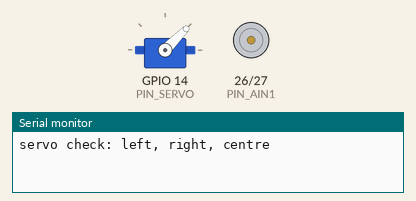
This sketch was run on a simulated ESP32. On the bench: servo, motor-driver pin pairs drawn as motors (green arrow = first pin HIGH = forward, orange = second pin HIGH = backward, longer = more drive, scaled by the enable pin), the last lines printed to the serial monitor.

Above: at 3.9 s.
At 8.8 s:
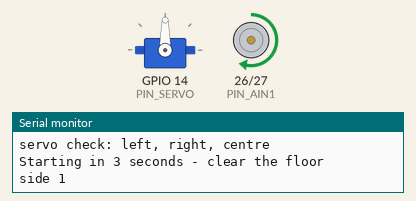
At 12.4 s:
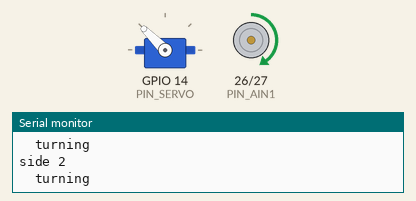
At 17.9 s:
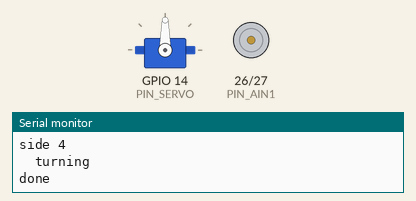
Timing chart, 0 to 19.4 s (numbered marks = the images above):
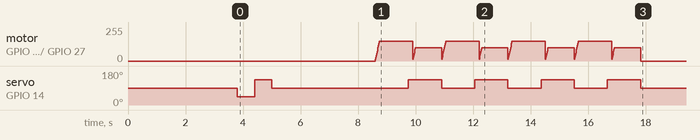

The sketch:

square_test.ino
```cpp
/* ============================================================================
   Square driving test - ESP32 + TB6612FNG + MG90S servo
   ----------------------------------------------------------------------------
   Drives a square: straight for 1s, turn, repeat 4 times.
   Motor and servo only. No gyro, no encoder.

   Because there is no sensor telling the robot how far it has turned,
   the corner is done on a TIMER. You have to tune TURN_MS by hand until
   the corner comes out at roughly 90 degrees. Start at 900 and adjust.

   GIVE IT ABOUT 1.5 x 1.5 METRES OF CLEAR FLOOR.
   ============================================================================ */

#include <ESP32Servo.h>

/* --- pins --------------------------------------------------------------- */
const int PIN_PWMA  = 25;
const int PIN_AIN1  = 26;
const int PIN_AIN2  = 27;
const int PIN_SERVO = 14;

/* --- tuning ------------------------------------------------------------- */
const int SPEED_STRAIGHT = 150;   // half of 255
const int SPEED_TURN     = 100;    // quarter of 255

const int SERVO_CENTER = 90;      // YOUR measured straight-ahead value
const int STEER_LOCK   = 45;      // degrees off centre during a turn
const int TURN_DIRECTION = +1;    // +1 right, -1 left

const unsigned long STRAIGHT_MS = 1000;
const unsigned long TURN_MS     = 900;   // TUNE THIS until the corner is 90deg

const int NUM_CORNERS = 4;

/* --- globals ------------------------------------------------------------ */
Servo steer;

void motor(int s) {
  s = constrain(s, -255, 255);
  digitalWrite(PIN_AIN1, s > 0 ? HIGH : LOW);
  digitalWrite(PIN_AIN2, s < 0 ? HIGH : LOW);
#if ESP_ARDUINO_VERSION_MAJOR >= 3
  ledcWrite(PIN_PWMA, abs(s));
#else
  ledcWrite(0, abs(s));
#endif
}

void steerTo(int deviation) {
  steer.write(SERVO_CENTER + deviation);
}

/* Ramps the motor up instead of slamming it to full PWM.

   A stopped motor looks almost like a short circuit for the first few
   milliseconds - it can pull several times its running current. That spike
   drags the supply rail down, and if it dips below about 2.8V the ESP32's
   brownout detector resets the board. The symptom is the sketch restarting
   the moment the motor engages.

   Ramping over ~250ms keeps the peak current far lower. It costs a
   fraction of a second and usually removes the problem entirely.        */
void motorSoftStart(int target) {
  const int STEP = 15;
  const int STEP_MS = 15;
  int current = 0;
  while (abs(current) < abs(target)) {
    current += (target > 0 ? STEP : -STEP);
    if (abs(current) > abs(target)) current = target;
    motor(current);
    delay(STEP_MS);
  }
  motor(target);
}

/* --- setup -------------------------------------------------------------- */
void setup() {
  Serial.begin(115200);
  delay(500);
  delay(3000);

  // SERVO FIRST. ESP32Servo and the motor PWM share the ESP32's LEDC
  // timers. If the motor claims a timer first, the servo silently fails
  // to attach and never moves. Giving the servo timers 1-3 and leaving
  // timer 0 for the motor keeps them out of each other's way.
  ESP32PWM::allocateTimer(1);
  ESP32PWM::allocateTimer(2);
  ESP32PWM::allocateTimer(3);
  steer.setPeriodHertz(50);
  steer.attach(PIN_SERVO, 500, 2400);
  steerTo(0);
  delay(300);

  // Visible proof the servo is alive before anything else happens.
  Serial.println(F("servo check: left, right, centre"));
  steerTo(-STEER_LOCK); delay(600);
  steerTo(+STEER_LOCK); delay(600);
  steerTo(0);           delay(600);

  // Motor PWM second, on LEDC channel 0.
  pinMode(PIN_AIN1, OUTPUT);
  pinMode(PIN_AIN2, OUTPUT);
#if ESP_ARDUINO_VERSION_MAJOR >= 3
  ledcAttach(PIN_PWMA, 20000, 8);
#else
  ledcSetup(0, 20000, 8);
  ledcAttachPin(PIN_PWMA, 0);
#endif
  motor(0);

  // The servo sweep above draws a burst of current. Let the rail settle
  // before asking the motor for anything.
  Serial.println(F("Starting in 3 seconds - clear the floor"));
  delay(3000);

  for (int i = 0; i < NUM_CORNERS; i++) {
    Serial.print(F("side ")); Serial.println(i + 1);
    steerTo(0);
    motorSoftStart(SPEED_STRAIGHT);
    delay(STRAIGHT_MS);

    Serial.println(F("  turning"));
    steerTo(TURN_DIRECTION * STEER_LOCK);
    delay(150);                    // let the servo reach lock first
    motorSoftStart(SPEED_TURN);
    delay(TURN_MS);
  }

  motor(0);
  steerTo(0);
  Serial.println(F("done"));
}

void loop() {
}
```
